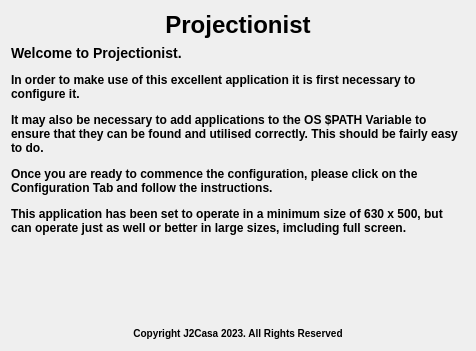
<?xml version="1.0" encoding="UTF-8"?>
<ui version="4.0">
 <class>Tab1</class>
 <widget class="QWidget" name="Tab1">
  <property name="geometry">
   <rect>
    <x>0</x>
    <y>0</y>
    <width>476</width>
    <height>351</height>
   </rect>
  </property>
  <property name="sizePolicy">
   <sizepolicy hsizetype="Preferred" vsizetype="Preferred">
    <horstretch>0</horstretch>
    <verstretch>1</verstretch>
   </sizepolicy>
  </property>
  <property name="windowTitle">
   <string>Tab</string>
  </property>
  <property name="toolTip">
   <string>Tab Tool Tip</string>
  </property>
  <property name="statusTip">
   <string>Tab Status Tip</string>
  </property>
  <property name="whatsThis">
   <string>Tab Whats This</string>
  </property>
  <layout class="QGridLayout" name="gridLayout">
   <item row="1" column="1">
    <layout class="QGridLayout" name="gridLayoutInfoTab">
     <item row="0" column="0">
      <widget class="QLabel" name="labelInfoTitle">
       <property name="text">
        <string>&lt;html&gt;&lt;head/&gt;&lt;body&gt;&lt;h1 style=&quot; margin-top:18px; margin-bottom:12px; margin-left:0px; margin-right:0px; -qt-block-indent:0; text-indent:0px;&quot;&gt;&lt;span style=&quot; font-size:xx-large; font-weight:700;&quot;&gt;Projectionist&lt;/span&gt;&lt;/h1&gt;&lt;/body&gt;&lt;/html&gt;</string>
       </property>
       <property name="alignment">
        <set>Qt::AlignCenter</set>
       </property>
      </widget>
     </item>
     <item row="1" column="0">
      <widget class="QLabel" name="labelInfoDetails">
       <property name="sizePolicy">
        <sizepolicy hsizetype="Preferred" vsizetype="Preferred">
         <horstretch>0</horstretch>
         <verstretch>98</verstretch>
        </sizepolicy>
       </property>
       <property name="statusTip">
        <string>Welcome Tab</string>
       </property>
       <property name="text">
        <string>&lt;html&gt;&lt;head/&gt;&lt;body&gt;&lt;h3 style=&quot; margin-top:14px; margin-bottom:12px; margin-left:0px; margin-right:0px; -qt-block-indent:0; text-indent:0px;&quot;&gt;&lt;span style=&quot; font-size:large; font-weight:700;&quot;&gt;Welcome to Projectionist.&lt;/span&gt;&lt;/h3&gt;&lt;h4 style=&quot; margin-top:12px; margin-bottom:12px; margin-left:0px; margin-right:0px; -qt-block-indent:0; text-indent:0px;&quot;&gt;&lt;span style=&quot; font-size:medium; font-weight:700;&quot;&gt;In order to make use of this excellent application it is first necessary to configure it.&lt;/span&gt;&lt;/h4&gt;&lt;h4 style=&quot; margin-top:12px; margin-bottom:12px; margin-left:0px; margin-right:0px; -qt-block-indent:0; text-indent:0px;&quot;&gt;&lt;span style=&quot; font-size:medium; font-weight:700;&quot;&gt;It may also be necessary to add applications to the OS $PATH Variable to ensure that they can be found and utilised correctly. This should be fairly easy to do.&lt;/span&gt;&lt;/h4&gt;&lt;h4 style=&quot; margin-top:12px; margin-bottom:12px; margin-left:0px; margin-right:0px; -qt-block-indent:0; text-indent:0px;&quot;&gt;&lt;span style=&quot; font-size:medium; font-weight:700;&quot;&gt;Once you are ready to commence the configuration, please click on the Configuration Tab and follow the instructions.&lt;/span&gt;&lt;/h4&gt;&lt;h4 style=&quot; margin-top:12px; margin-bottom:12px; margin-left:0px; margin-right:0px; -qt-block-indent:0; text-indent:0px;&quot;&gt;&lt;span style=&quot; font-size:medium; font-weight:700;&quot;&gt;This application has been set to operate in a minimum size of 630 x 500, but can operate just as well or better in large sizes, imcluding full screen.&lt;/span&gt;&lt;/h4&gt;&lt;p&gt;&lt;br/&gt;&lt;/p&gt;&lt;/body&gt;&lt;/html&gt;</string>
       </property>
       <property name="alignment">
        <set>Qt::AlignLeading|Qt::AlignLeft|Qt::AlignTop</set>
       </property>
       <property name="wordWrap">
        <bool>true</bool>
       </property>
       <property name="margin">
        <number>5</number>
       </property>
       <property name="indent">
        <number>-4</number>
       </property>
      </widget>
     </item>
     <item row="2" column="0">
      <widget class="QLabel" name="labelInfoCopyright">
       <property name="text">
        <string>&lt;html&gt;&lt;head/&gt;&lt;body&gt;&lt;p align=&quot;center&quot;&gt;&lt;span style=&quot; font-size:small; font-weight:700;&quot;&gt;Copyright J2Casa 2023. All Rights Reserved&lt;/span&gt;&lt;/p&gt;&lt;/body&gt;&lt;/html&gt;</string>
       </property>
      </widget>
     </item>
    </layout>
   </item>
  </layout>
 </widget>
 <resources/>
 <connections/>
</ui>
